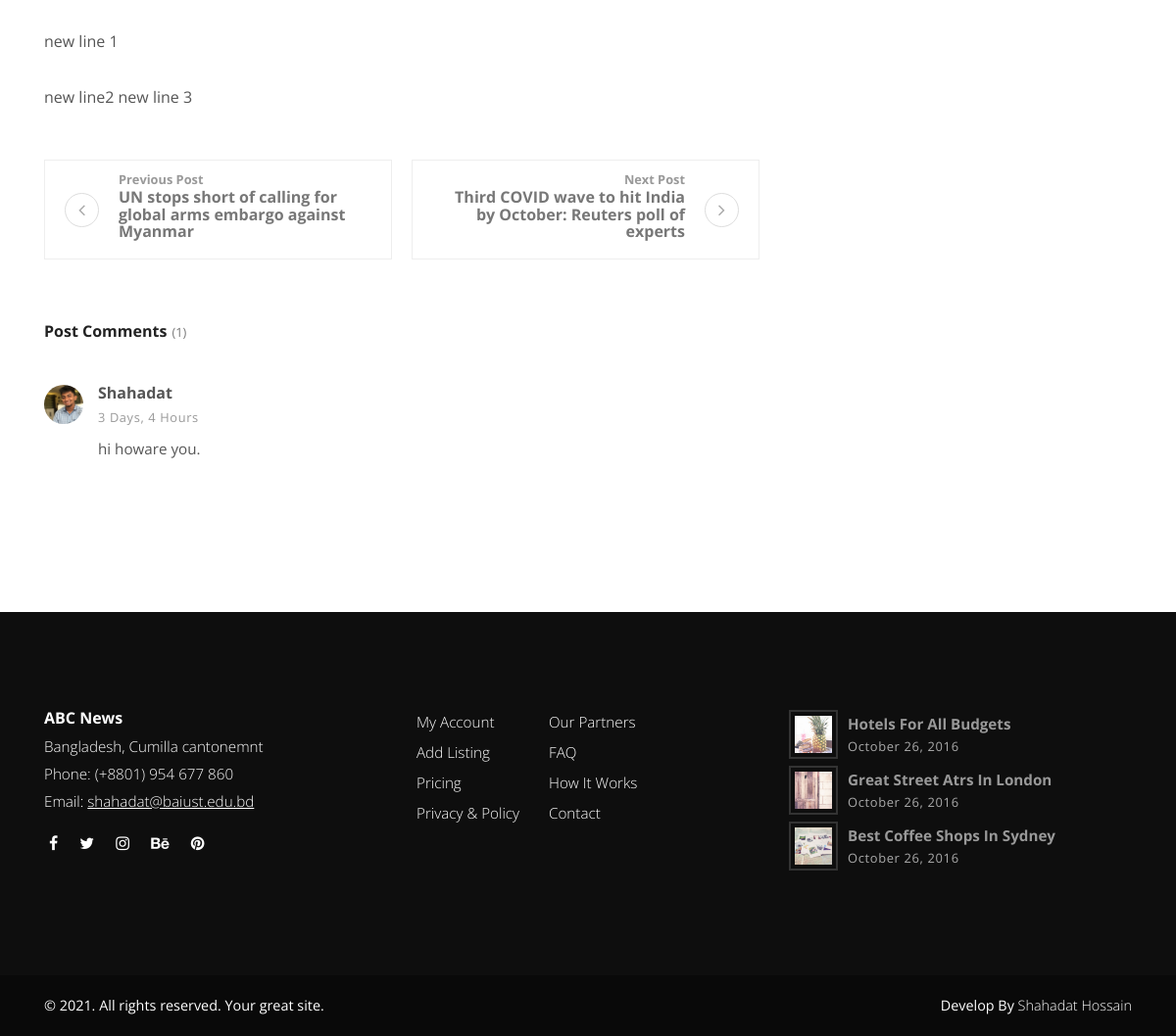
/post/5/ (lower part), run on an earlier commit of the app's database.
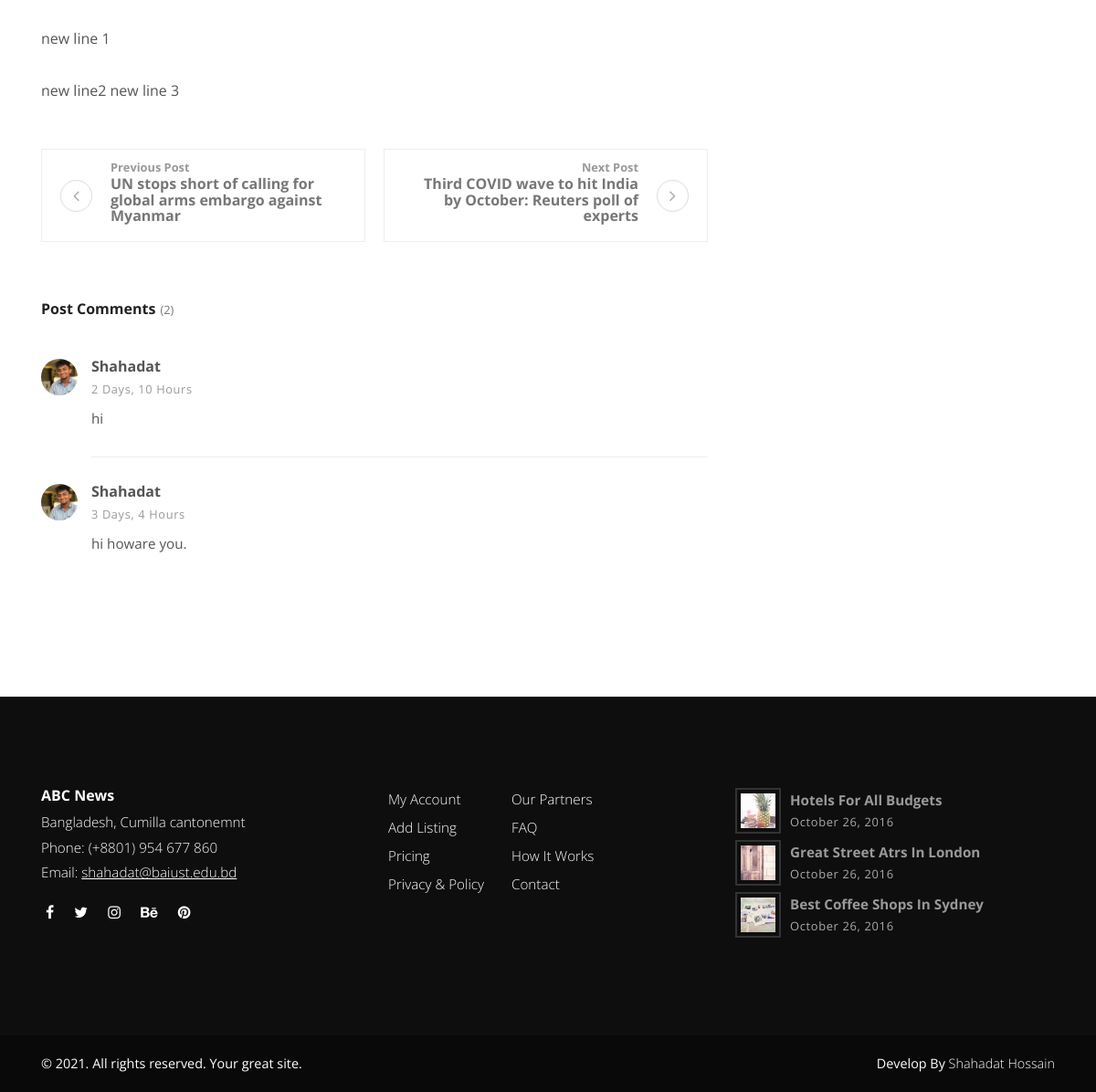
And on a later commit of the database.
### blog/models/post.py (models this page shows, shortened)
class Post(models.Model):
    title = models.CharField(max_length=120)
    author = models.ForeignKey(Author, on_delete=models.CASCADE)
    categories = models.ManyToManyField(Category)
    overview = models.TextField(default='not available')
    thumbnail = models.ImageField(upload_to='post', default='no_image.jpeg')
    content = RichTextUploadingField(default='no content available')
    view_count = models.IntegerField(default=0)
    comment_count = models.IntegerField(default=0)
    timestamp = models.DateTimeField(auto_now_add=True)
    featured = models.BooleanField(default=True)
    previous_post = models.ForeignKey('self', on_delete=models.SET_NULL,
                                      related_name='previous',
                                      blank=True, null=True)
    next_post = models.ForeignKey('self', on_delete=models.SET_NULL,
                                  related_name='next',
                                  blank=True, null=True)
    def __str__(self):
        return str(self.title)
    def admin_photo(self):
        return mark_safe('<img src="{}" width="100" />'.format(self.thumbnail.url))
    admin_photo.short_description = 'Image'
    admin_photo.allow_tags = True
    def get_absolute_url(self):
        return reverse('post-view', kwargs={
            'id': self.id,
        })
    @property
    def get_comments(self):
        return self.comments.all().order_by('-timestamp')

class Comment(models.Model):
    user = models.ForeignKey(User, on_delete=models.CASCADE)
    timestamp = models.DateTimeField(auto_now_add=True)
    content = models.TextField()
    post = models.ForeignKey(Post, related_name='comments', on_delete=models.CASCADE)

### blog/models/author.py (models this page shows, shortened)
class Author(models.Model):
    author = models.OneToOneField(User, on_delete=models.CASCADE)
    image = models.ImageField(upload_to='post', default='no_pic.jpg', blank=True)
    bio = models.TextField(max_length=500, blank=True)
    location = models.CharField(max_length=30, blank=True)
    birth_date = models.DateField(null=True, blank=True)
    def __str__(self):
        return str(self.author)
    def admin_photo(self):
        return mark_safe('<img src="{}" width="100" />'.format(self.image.url))
    admin_photo.short_description = 'Image'
    admin_photo.allow_tags = True

### blog/views/post_view.py (the view)
# urls.py: path('post/<id>/', postView, name='post-view'),
def postView(request, id):
    category_count = get_category_count()
    latest_post = Post.objects.order_by('-timestamp')[0:3]
    post = get_object_or_404(Post, id=id)
    form = CommentForm(request.POST or None)
    if request.method == "POST":
        if form.is_valid():
            form.instance.user = request.user
            form.instance.post = post
            form.save()
            return redirect(post, id=id)
    context = {
        'post': post,
        'category_count': category_count,
        'latest_post': latest_post,
        'form': form,
    }
    return render(request, 'post.html', context)

### blog/views/category_count_view.py (called while the page is built)
def get_category_count():
    queryset = Post \
        .objects \
        .values('categories__name') \
        .annotate(Count('categories__name'))
    return queryset

### templates/post.html (shortened to what this page needs)
{% extends 'base.html' %}
{% load static %}
{% block content %}
<div class="container">
    <div class="row">
        <main class="post blog-post col-lg-8">
            <div class="container">
                <div class="post-single">
                    <div class="post-details">
                        <div class="post-body">
                            {{ post.content| safe }}
                        </div>
                        <div class="posts-nav d-flex justify-content-between align-items-stretch flex-column flex-md-row">
                            {% if post.previous_post %}
                            <a href="{{ post.previous_post.get_absolute_url }}"
                               class="prev-post text-left d-flex align-items-center">
                                <div class="icon prev"><i class="fa fa-angle-left"></i></div>
                                <div class="text"><strong class="text-primary">Previous Post </strong>
                                    <h6>{{ post.previous_post }}</h6>
                                </div>
                            </a>
                            {% endif %}
                            {% if post.next_post %}
                            <a href="{{ post.next_post.get_absolute_url }}"
                               class="next-post text-right d-flex align-items-center justify-content-end">
                                <div class="text"><strong class="text-primary">Next Post </strong>
                                    <h6>{{ post.next_post }}</h6>
                                </div>
                                <div class="icon next"><i class="fa fa-angle-right"> </i></div>
                            </a>
                            {% endif %}
                        </div>
                        <div class="post-comments">
                            <header>
                                <h3 class="h6">Post Comments<span
                                        class="no-of-comments">({{ post.comments.count }})</span></h3>
                            </header>
                            {% for comment in post.get_comments %}
                            <div class="comment">
                                <div class="comment-header d-flex justify-content-between">
                                    <div class="user d-flex align-items-center">
                                        <div class="image">
                                            {% if comment.user.author %}
                                            <img src="{{ comment.user.author.image.url }}" alt="..."
                                                 class="img-fluid rounded-circle">
                                            {% else %}
                                            <img src="{% static 'img/user.svg' %}" alt="..."
                                                 class="img-fluid rounded-circle">
                                            {% endif %}
                                        </div>
                                        <div class="title"><strong>{{ comment.user }}</strong><span
                                                class="date">{{ comment.timestamp| timesince }}</span></div>
                                    </div>
                                </div>
                                <div class="comment-body">
                                    <p>{{ comment.content }}</p>
                                </div>
                            </div>
                            {% endfor %}
                        </div>
                </div>
            </div>
        </main>
        <aside class="col-lg-4">
        </aside>
    </div>
</div>
{% endblock content %}

What changed in the data, as far as the page shows it:
computed for Post "new line 1 new line2 new line 3": comments.count "1" → "2"
added Comment: user.author.image (picture), user "Shahadat", timestamp "2 Days, 10 Hours", content "hi"
